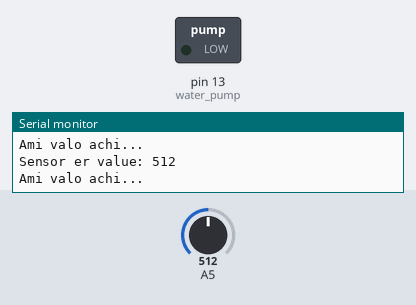
A sketch run on a simulated Arduino Uno, built with avr-gcc and run on an emulated ATmega328P. Parts: switched loads named in the sketch (green lamp = pin HIGH), the last lines printed to the serial monitor. The inputs (shaded band) are chosen by the test bench; at power-on: A5 = 512.

Above: at 1.2 s.
1.3 s: A5 set to 585
4.3 s: A5 set to 613
At 5.3 s:
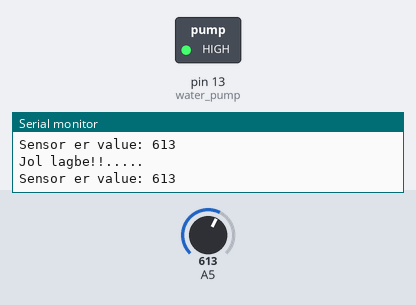
Timing chart, 0 to 7.3 s (numbered marks = the images above; inputs shaded):
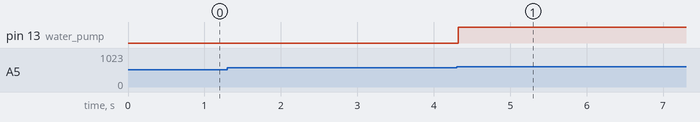

Measured:
- the behaviour switches between 599 and 600 on A5 (found by bisection; images 0 and 1)
- after the input at 4.3 s, pin 13 (water_pump): LOW → HIGH at once

The sketch:

main.ino
```cpp
//                    || श्री ||
#include "pinaka.h" //amar library

void setup();
void loop()
{
    // arduino r monner kotha
    Serial.print("Sensor er value: ");
    Serial.println(SenSorRead());

    // eta kajer code
    if (MoisTure(SenSorRead()) == 11) // jol nei
    {
        // voi_peye_buzar_Bajao();
        pump_Chalu_koro();
        Serial.println("Jol lagbe!!.....");
    }
    else if (MoisTure(SenSorRead()) == 12) // jol vore geche
    {
        pump_Bondho_koro();
        // anonde_buzar_Bajao();
        Serial.println("Onek Hoyeche  !!");
    }
    else if (MoisTure(SenSorRead()) == 10) // jol ache,
    {
        // emni_buzar_Bajao();
        Serial.println("Ami valo achi...");
    }
    else // Error handeling
    {
        Serial.println("System Faad Denge...");
    }
    delay(8);
}
```

pinaka.h
```cpp
//                    || श्री ||

int water_pump = 13;  // pump relay r data pin
int buzer;            // buzer er pin
int wet_sensor = 450; // veja sensor er value
int dry_sensor = 600; // sukhno sensor er value

void setup() //
{
    // set pin mode
    pinMode(buzer, OUTPUT);
    pinMode(water_pump, OUTPUT);

    // serial monitor setup
    Serial.begin(9600);
}

int SenSorRead() // sensor tekhe moisture check koro
{
    return analogRead(A5);
}

int MoisTure(int data) // moisture dekhe decision nao
{
    if (data >= dry_sensor) // jodi jol kom ache
    {
        return 11;
    }
    else if (data <= wet_sensor) // jol besi ache
    {
        return 12;
    }
    else // thik ache sob
    {
        return 10;
    }
}

void pump_Chalu_koro()
{
    digitalWrite(water_pump, HIGH);
}

void pump_Bondho_koro()
{
    digitalWrite(water_pump, LOW);
}

void emni_buzar_Bajao()
{
    for (int bazer_er_loop = 0; bazer_er_loop < 2; bazer_er_loop++)
    {
        digitalWrite(buzer, HIGH);
        delay(100);
        digitalWrite(buzer, LOW);
        delay(400);
    }
}

void voi_peye_buzar_Bajao()
{
    for (int bazer_er_loop = 0; bazer_er_loop < 10; bazer_er_loop++)
    {
        digitalWrite(buzer, HIGH);
        delay(20);
        digitalWrite(buzer, LOW);
        delay(30);
    }
}

void anonde_buzar_Bajao()
{
    for (int bazer_er_loop = 0; bazer_er_loop < 5; bazer_er_loop++)
    {
        digitalWrite(buzer, HIGH);
        delay(20);
        digitalWrite(buzer, LOW);
        delay(60);
        digitalWrite(buzer, HIGH);
        delay(20);
        digitalWrite(buzer, LOW);
        delay(280);
    }
}
```
